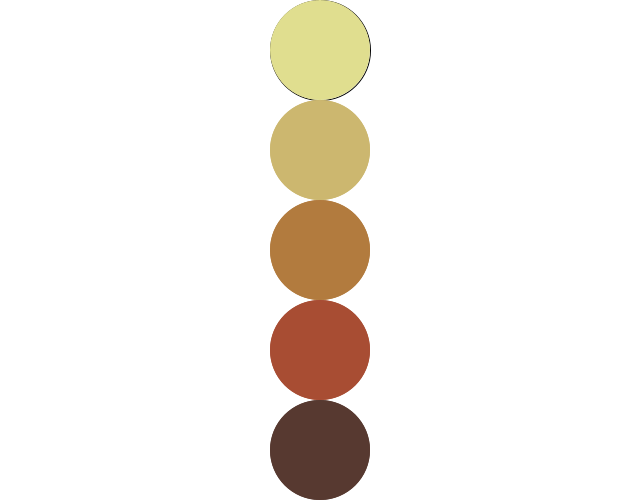
Frame 1 (no input)
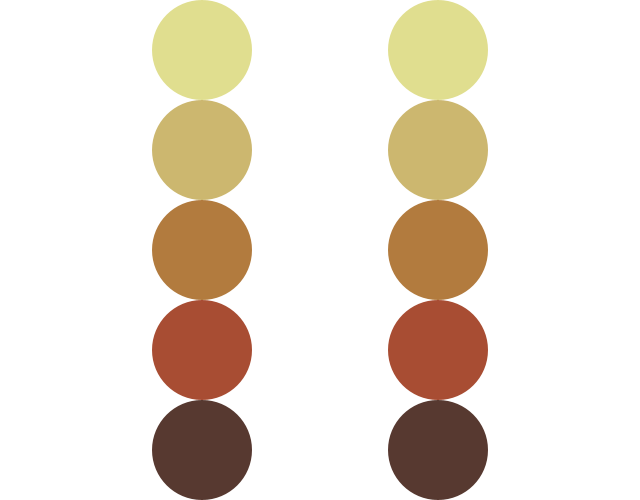
Frame 60 (the mouse pressed at the canvas centre just before this capture)
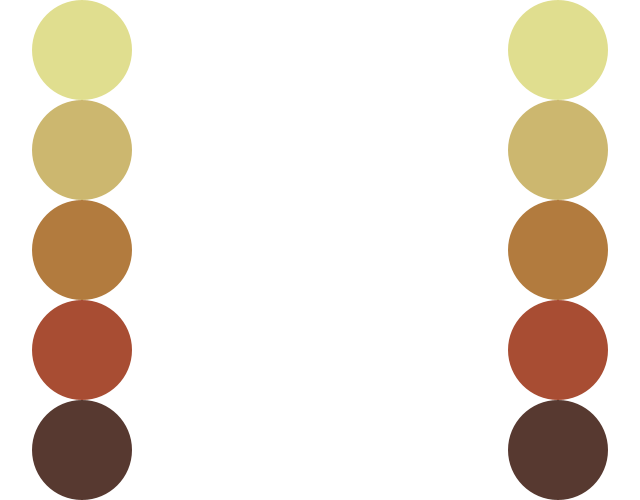
Frame 120 (the mouse held since frame 60 and released just before this capture)

The Processing sketch that drew these frames (run headless with seeded random() and noise(); from frame 60 on, the mouse is pressed at the canvas centre):

// Processing sketch: processing_54628
// ── processing_54628.pde

float Lslide = 320;
float Rslide = 320;
float mid = 320;
boolean dir = true;



void setup (){
  size (640,500);
  smooth();
}

void draw(){
  background(255);
  
  if (dir==true)
  {
  
  //top circle
  ellipse(Lslide,50,100,100);
  noStroke();
  fill(#E0DE8F);

  
  //top circle2
  ellipse(Rslide,50,100,100);
  noStroke();
  fill(#CCB76F);
  
 
  
  
  
  
  //2nd circle
  ellipse(Lslide,150,100,100);
  noStroke();
  fill(#CCB76F);
  
  //2nd circle2
  ellipse(Rslide,150,100,100);
  noStroke();
  fill(#B27B3E);
  
  
  
 
  
    //3rd circle
  ellipse(Lslide,250,100,100);
  noStroke();
  fill(#B27B3E);
  
  //3rd circle2
  ellipse(Rslide,250,100,100);
  noStroke();
  fill(#A84D33);
  
  
  
  
  
  
      //4th circle
  ellipse(Lslide,350,100,100);
  noStroke();
  fill(#A84D33);
  
  //4th circle2
  ellipse(Rslide,350,100,100);
  noStroke();
  fill(#573930);
  
  
  
  
  
  
        //5th circle
  ellipse(Lslide,450,100,100);
  noStroke();
  fill(#573930);
  
  //5th circle2
  ellipse(Rslide,450,100,100);
  noStroke();
  fill(#E0DE8F);


  
  if (Lslide<51)
  {
  dir=false;
}
  
  
  
  
  
  
  Lslide -= 2;
  Rslide += 2;
 
  
  }else{
    
      //top circle
  ellipse(Lslide,50,100,100);
  noStroke();
  fill(#E0DE8F);

  
  //top circle2
  ellipse(Rslide,50,100,100);
  noStroke();
  fill(#CCB76F);
  
 
  
  
  
  
  //2nd circle
  ellipse(Lslide,150,100,100);
  noStroke();
  fill(#CCB76F);
  
  //2nd circle2
  ellipse(Rslide,150,100,100);
  noStroke();
  fill(#B27B3E);
  
  
  
 
  
    //3rd circle
  ellipse(Lslide,250,100,100);
  noStroke();
  fill(#B27B3E);
  
  //3rd circle2
  ellipse(Rslide,250,100,100);
  noStroke();
  fill(#A84D33);
  
  
  
  
  
  
      //4th circle
  ellipse(Lslide,350,100,100);
  noStroke();
  fill(#A84D33);
  
  //4th circle2
  ellipse(Rslide,350,100,100);
  noStroke();
  fill(#573930);
  
  
  
  
  
  
        //5th circle
  ellipse(Lslide,450,100,100);
  noStroke();
  fill(#573930);
  
  //5th circle2
  ellipse(Rslide,450,100,100);
  noStroke();
  fill(#E0DE8F);
  
  
    Lslide += 2;
  Rslide -= 2;  
  

  if (Lslide>319)
  {
  dir=true;
}
  
}




}
